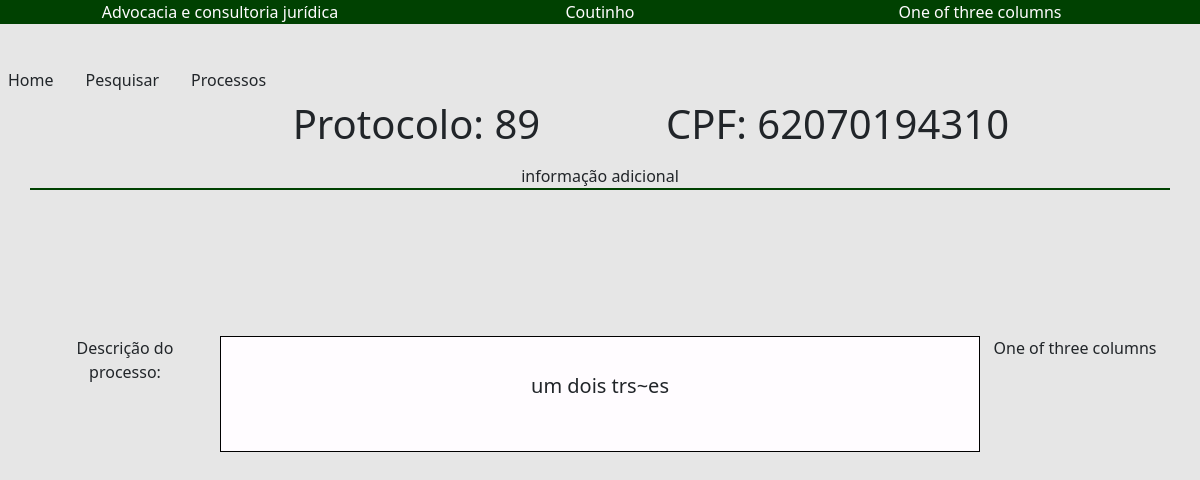
/exibirProcesso.php?protocolo=89, run on the app's committed database.
### tables this page shows
CREATE TABLE Processo (id INTEGER PRIMARY KEY, cpf TEXT , descricao TEXT, parceiro TEXT, protocolo text,dataAbertura TEXT,FOREIGN KEY (cpf) REFERENCES Pessoa(cpf));

### pesquisaProcessos.php (called while the page is built, shortened)
<?php
require_once 'enviaProcesso.php';
require_once 'Processo.php';
function buscarProcessoProtocolo($pdo,$protocolo) {
        $query = "SELECT * FROM Processo WHERE protocolo = :protocolo";
        $statement = $pdo->prepare($query);
        $statement->bindValue(':protocolo',$protocolo);
        $statement->execute();
        $resultado = $statement->fetch();
        $processo = new Processo($resultado['cpf'],$resultado['protocolo'],$resultado['parceiro'],$resultado['descricao'],$resultado['dataAbertura']);
        return $processo;
    }

### Processo.php (called while the page is built, shortened)
<?php
class Processo
{
    private string $cpf;
    private string $protocolo;
    private string $descricao;
    public function __construct(string $cpf, string $protocolo, string $parceiro, string $descricao, String $dataAbertura) {
        $this->cpf = $cpf;
        $this->protocolo = $protocolo;
        $this->descricao = $descricao;
    }
  public function cpf() : string{
    return $this->cpf;
  }
    public function protocolo() : string {
        return $this->protocolo;
    }
    public function descricao() : string {
        return $this->descricao;
    }
}

### exibirProcesso.php (the view, shortened to what this page needs)
<?php
require_once 'conexao.php';
require_once 'pesquisaProcessos.php';
require_once 'Processo.php';
?>
<!DOCTYPE html>
<html lang="en">
<head>
    <link rel="stylesheet" href="exibirProcesso.css">
    <link href="https://cdn.jsdelivr.net/npm/bootstrap@5.3.3/dist/css/bootstrap.min.css" rel="stylesheet">
</head>
<body>
    <header>
    <div class="container text-center">
  <div class="row align-items-center">
    <div class="col">
    Advocacia e consultoria jurídica
    </div>
    <div class="col">
  Coutinho
    </div>
    <div class="col">
      One of three columns
    </div>
  </div>
</div>
    </header>
   <main>
   <div class="hstack gap-3">
  <div class="p-2 fw-lighter">Home</div>
  <div class="p-2 fw-lighter">Pesquisar</div>
  <div class="p-2 fw-lighter">Processos</div>
</div>
   <?php if (isset($_GET['protocolo'])) {
    $protocolo = $_GET['protocolo'];
    $processo = buscarProcessoProtocolo($pdo,$protocolo);
}?>
<div class="container text-center informacoes_topo">
  <div class="row justify-content-md-center">
    <div class="col col-lg-5">
      <p class="info_topo_text display-6">Protocolo: <?php echo $processo->protocolo();?></p>
    </div>
    <div class="col-md-auto">
    <h5 class="display-6">CPF: <?php echo $processo->cpf();?></h5>
    </div>
    <div class="col col-lg-5">
      informação adicional
    </div>
  </div>
</div>
<div class="container text-center secao_main">
  <div class="row align-items-start">
    <div class="col-lg-2">
     Descrição do processo:
    </div>
    <div class="col-lg-8 descricao ">
     <p class="lead"><?php echo $processo->descricao();?></p>
    </div>
    <div class="col">
      One of three columns
    </div>
  </div>
</div>
   </main>
</body>
</html>

### exibirProcesso.css (style rules this page uses)
:root { --cor-primaria: #004101; --cor-secundaria: #FFBA58; --cor-terciaria: #FFFCFF; }
* { margin: 0; padding: 0; box-sizing: border-box; }
body { background-color: rgba(182, 182, 182, 0.333)!important; min-height: 100vh; }
header { background-color: var(--cor-primaria) !important; margin-bottom: 3%; color: #FFFCFF; }
.informacoes_topo { width: 100% !important; border-bottom: 2px solid #004101 !important; }
.secao_main { margin-top: 5%; min-height: 18em !important; align-content: center; }
.descricao { border: 1px solid black !important; min-height: 80%; padding: 3%; background-color: #FFFCFF; }

### data on the page
processo: protocolo "89", cpf "62070194310", descricao "um dois trs~es"
